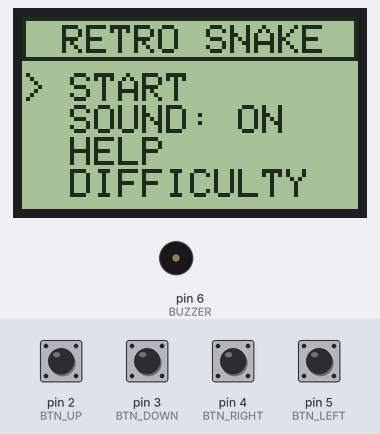
This sketch was run on a simulated Arduino Uno, built with avr-gcc and run on an emulated ATmega328P. On the bench: 84×48 one-colour display, buzzer (waves = sounding). Inputs (shaded band) come from the test bench; at power-on: pin 2 (BTN_UP), pin 3 (BTN_DOWN), pin 4 (BTN_RIGHT), pin 5 (BTN_LEFT) HIGH. Random numbers use the default seed unless the sketch sets one; EEPROM starts erased.

Above: at 4.3 s.
4.4 s: pin 4 (BTN_RIGHT) pulled LOW for 0.15 s
At 6.08 s:
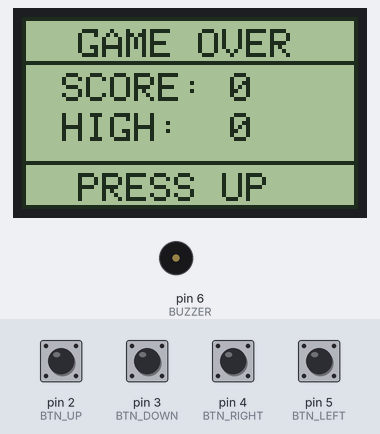
6.2 s: pin 2 (BTN_UP) pulled LOW for 1 s
At 8.3 s:
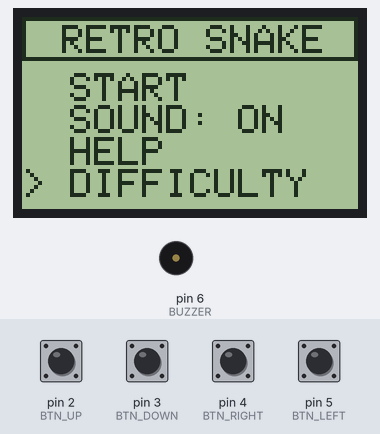
8.7 s: pin 4 (BTN_RIGHT) pulled LOW for 1 s
At 10.7 s:
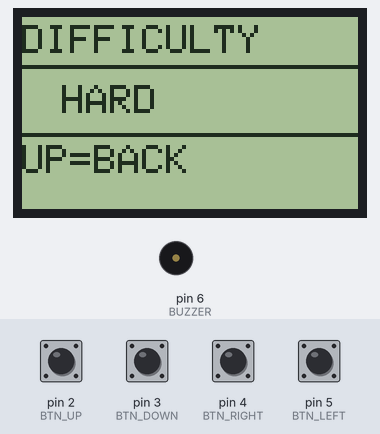
11.2 s: pin 2 (BTN_UP) pulled LOW for 0.15 s
At 11.6 s:
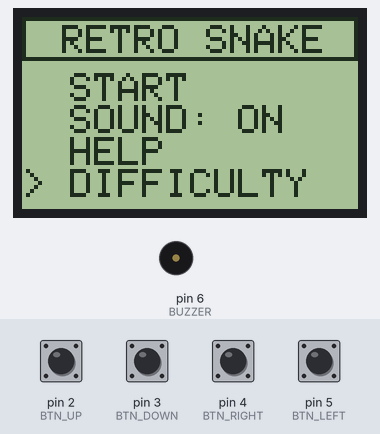
Timing chart, 0 to 13.8 s (numbered marks = the images above; inputs shaded):
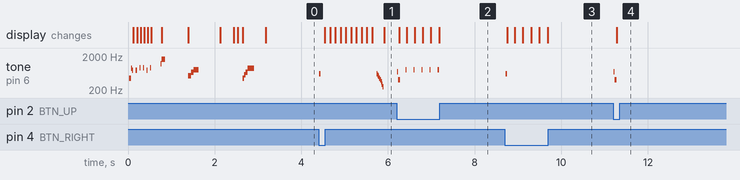

Measured:
- after the input at 4.4 s, tone on pin 6 (BUZZER): plays 600 Hz for 0.04 s, 600 Hz for 0.02 s, 550 Hz for 0.02 s, 500 Hz for 0.02 s, 450 Hz for 0.02 s, 400 Hz for 0.02 s … (9 notes in this stretch), starting at once; the display: first changes after 0.14 s (image 1 shows a later state)
- after the input at 6.2 s, tone on pin 6 (BUZZER): plays 700 Hz for 0.03 s, 400 Hz for 0.04 s, 800 Hz for 0.03 s, 800 Hz for 0.03 s, 800 Hz for 0.03 s, 800 Hz for 0.03 s … (7 notes in this stretch), starting at once; the display: first changes after 0.06 s (image 2 shows a later state)
- after the input at 8.7 s, tone on pin 6 (BUZZER): silent → 600 Hz at once, → silent 0.04 s later; the display: first changes after 0.05 s (image 3 shows a later state)
- after the input at 11.2 s, tone on pin 6 (BUZZER): silent → 700 Hz at once, → 400 Hz 0.03 s later, → silent 0.04 s later; the display: changes after 0.07 s (image 4)

The sketch:

snakegamelighterversion.ino
```cpp
// ================= LIBRARIES =================
#include <SPI.h>
#include <Adafruit_GFX.h>
#include <Adafruit_PCD8544.h>
#include <EEPROM.h>

// ================= DISPLAY =================
Adafruit_PCD8544 display = Adafruit_PCD8544(11, 10, 9, 8, 7);
const int SCREEN_W = 84;
const int SCREEN_H = 48;
const int CELL = 4;

// ================= BUTTONS & HARDWARE =================
#define BTN_UP 2
#define BTN_DOWN 3
#define BTN_RIGHT 4
#define BTN_LEFT 5
#define BUZZER 6

// ================= STATES =================
enum State {MENU, GAME, HELP, DIFFICULTY, GAME_OVER}; // ✅ PAUSE removed
State state = MENU;

// ================= TIMING & DEBOUNCE =================
unsigned long lastButtonPress = 0;
const unsigned long DEBOUNCE_MS = 180;
unsigned long lastActivity = 0;
unsigned long lastMove = 0;

// ================= SCORE & EEPROM =================
int score = 0;
int highScore = 0;
const int EEPROM_HIGH_SCORE_ADDR = 0;

// ================= MENU & SETTINGS =================
int menuIndex = 0;
bool soundOn = true;
int difficulty = 1; // 0=Easy, 1=Medium, 2=Hard

// ================= SNAKE =================
#define MAX_SNAKE 30
struct Point { int x, y; };
Point snake[MAX_SNAKE];
int length;
int dx, dy;
Point food;
int speedDelay = 120;

// ================= FUNCTION PROTOTYPES =================
void drawSnake(bool retro = true);
void handleMenuInput();
void handleGameInput();
void resetGame();
void updateDifficulty();
void spawnFood();
void drawBorder();
bool isButtonPressed(int pin);
bool isAnyButtonPressed();

// ================= 8-BIT SFX PACK =================
void sfxBootStart()
  { if(soundOn)
    { tone(BUZZER,440,80);
     delay(40);
     tone(BUZZER,880,100);
    }
  }
void sfxLoadTick()
  { if(soundOn)
    { tone(BUZZER, 600 + (random(3)*150), 25); }
  }
void sfxReady()
  { if(soundOn)
    { tone(BUZZER,1200,50);
      delay(30);
      tone(BUZZER,1600,80);
    }
  }
void sfxBrand()
  { if(soundOn)
    { tone(BUZZER,523,90);
      delay(60);
      tone(BUZZER,659,90);
      delay(60);
      tone(BUZZER,784,120);
    }
  }
void sfxTitle()
  { if(soundOn)
    { tone(BUZZER,440,70);
      delay(40);
      tone(BUZZER,554,70);
      delay(40);
      tone(BUZZER,659,70);
      delay(40);
      tone(BUZZER,880,150);
    }
  }
void sfxMenuMove()
  { if(soundOn)
    { tone(BUZZER,800,25); }
  }
void sfxSelect()
  { if(soundOn)
    { tone(BUZZER,600,40); }
  }
void sfxEat()
  { if(soundOn)
    { tone(BUZZER,1000,40);
      delay(20);
      tone(BUZZER,1500,40);
    }
  }
void sfxWall()
  { if(soundOn)
    { tone(BUZZER,150,100); }
  }
void sfxGameOver()
  { if(soundOn)
    { for(int f=600; f>200; f-=50)
      { tone(BUZZER,f,40);
        delay(20);
      }
      noTone(BUZZER);
    }
  }
void sfxHighScore()
  { if(soundOn)
    { tone(BUZZER,1500,100);
      delay(50);
      tone(BUZZER,2000,150);
    }
  }
void sfxBack(){
  // 🔊 Descending "go back" blip (distinct from menu move/select)
  if(soundOn){
    tone(BUZZER, 700, 30);   // Start mid-tone
    delay(30);               // Brief pause for note separation
    tone(BUZZER, 400, 40);   // Drop to lower tone = "back" feel
  }
}

// ================= SETUP =================
void setup() {
  display.begin();
  display.setContrast(58);
  EEPROM.get(EEPROM_HIGH_SCORE_ADDR, highScore);
   // Validate: must be 0-999 (reasonable game range)
  if(highScore < 0 || highScore > 999) {
    highScore = 0; // Reset garbage to 0
   // Optional: Pre-write 0 to EEPROM to prevent future garbage reads
    EEPROM.put(EEPROM_HIGH_SCORE_ADDR, highScore);
  }

  pinMode(BTN_UP, INPUT_PULLUP);
  pinMode(BTN_DOWN, INPUT_PULLUP);
  pinMode(BTN_LEFT, INPUT_PULLUP);
  pinMode(BTN_RIGHT, INPUT_PULLUP);
  pinMode(BUZZER, OUTPUT);

  introBoot();
  revealDecor();
  revealRetroSnake();
}

// ================= MAIN LOOP =================
void loop() {

  // 🎮 STATE HANDLER (Clean & Non-Blocking)
  switch(state) {
    case MENU:        drawMenu(); handleMenuInput(); break;
    case GAME:        gameLoop(); break;
    case HELP:        drawHelp(); break;
    case DIFFICULTY:  drawDifficulty(); break;
    case GAME_OVER:   drawGameOver(); break;
  }
}

// ================= NON-BLOCKING INPUT =================
bool isButtonPressed(int pin) {
  if (digitalRead(pin) == LOW) {
    unsigned long now = millis();
    if (now - lastButtonPress >= DEBOUNCE_MS) {
      lastButtonPress = now;
      return true;
    }
  }
  return false;
}

bool isAnyButtonPressed() {
  if (digitalRead(BTN_UP)==LOW || digitalRead(BTN_DOWN)==LOW ||
      digitalRead(BTN_LEFT)==LOW || digitalRead(BTN_RIGHT)==LOW) {
    unsigned long now = millis();
    if (now - lastButtonPress >= DEBOUNCE_MS) {
      lastButtonPress = now;
      return true;
    }
  }
  return false;
}

// ================= MENU HANDLER =================
void handleMenuInput() {
  if(isButtonPressed(BTN_DOWN))
   { menuIndex = (menuIndex + 1) % 4;
     sfxMenuMove();
   }
  if(isButtonPressed(BTN_UP))
   { menuIndex = (menuIndex - 1 + 4) % 4;
     sfxMenuMove();
   }
  if(isButtonPressed(BTN_RIGHT)) {
    sfxSelect();
    if(menuIndex == 0)
     { resetGame(); state = GAME; }
    else if(menuIndex == 1)
     { soundOn = !soundOn; }
    else if(menuIndex == 2)
     { state = HELP; }
    else if(menuIndex == 3)
     { state = DIFFICULTY; }
  }
}

// ================= GAME INPUT (SIMPLIFIED - NO PAUSE) =================
void handleGameInput() {
  unsigned long now = millis();

  // 🎮 Directional controls (debounced)
  if(isButtonPressed(BTN_UP) && dy == 0) {
    dx = 0; dy = -4;
    lastActivity = now;
  }
  if(isButtonPressed(BTN_DOWN) && dy == 0) {
    dx = 0; dy = 4;
    lastActivity = now;
  }
  if(isButtonPressed(BTN_RIGHT) && dx == 0) {
    dx = 4; dy = 0;
    lastActivity = now;
  }
  if(isButtonPressed(BTN_LEFT) && dx == 0) {
    dx = -4; dy = 0;
    lastActivity = now;
  }
}

// ================= GAME LOOP =================
void gameLoop() {
  handleGameInput();
  if(millis() - lastMove > speedDelay) {
    lastMove = millis();
    updateSnake();
    if(checkCollision()) {
      sfxWall();
      sfxGameOver(); // 🔊 Game over melody
      if(score > highScore) {
        highScore = score;
        EEPROM.put(EEPROM_HIGH_SCORE_ADDR, highScore);
      }
      state = GAME_OVER; return;
    }
    checkFood();
    drawGame();
  }
}

// ================= HELPERS =================
void updateDifficulty() {
  if(difficulty == 0) speedDelay = 180;
  else if(difficulty == 1) speedDelay = 120;
  else if(difficulty == 2) speedDelay = 70;
  else speedDelay = 40;
}

void spawnFood() {
  food.x = (random(SCREEN_W/4)) * 4;
  food.y = (random(SCREEN_H/4)) * 4;
}

bool checkCollision() {
  if(snake[0].x < 0 || snake[0].x >= SCREEN_W || snake[0].y < 0 || snake[0].y >= SCREEN_H) return true;
  for(int i = 1; i < length; i++) if(snake[0].x == snake[i].x && snake[0].y == snake[i].y) return true;
  return false;
}

// ================= CHECK FOOD =================
void checkFood(){
  if(snake[0].x == food.x && snake[0].y == food.y){
    if(length < MAX_SNAKE) length++;
    score++;

    // 👇 VISUAL FLASH at eaten food position (BEFORE spawning new food)
    display.fillRect(food.x-1, food.y-1, CELL+2, CELL+2, WHITE);
    display.display();
    delay(30); // Brief blocking pause - acceptable for retro "pop" feel
    display.fillRect(food.x-1, food.y-1, CELL+2, CELL+2, BLACK); // Clear flash

    // 👇 Spawn NEW food AFTER flash
    spawnFood();

    // 👇 Keep existing sound (already respects soundOn)
    sfxEat();
  }
}

void updateSnake() {
  for(int i = length-1; i > 0; i--) snake[i] = snake[i-1];
  snake[0].x += dx; snake[0].y += dy;
}

void resetGame() {
  score = 0; length = 3;
  snake[0] = {40, 24};
  snake[1] = {36, 24};
  snake[2] = {32, 24};
  dx = 4; dy = 0;
  updateDifficulty();
  spawnFood();
  lastMove = millis();
  lastActivity = millis();
}

// ================= DRAWING =================
void drawMenu() {
  display.clearDisplay();
  display.setTextSize(1);
  display.setCursor(10,2);
  display.drawRect(0,0,84,11,BLACK);
  display.println(F("RETRO SNAKE"));
  display.setCursor(0,14);
  display.println(menuIndex==0 ? F("> START") : F("  START"));
  display.setCursor(0,22);
  display.print(menuIndex==1 ? F("> SOUND: ") : F("  SOUND: "));
  display.println(soundOn ? F("ON") : F("OFF"));
  display.setCursor(0,30);
  display.println(menuIndex==2 ? F("> HELP") : F("  HELP"));
  display.setCursor(0,38);
  display.println(menuIndex==3 ? F("> DIFFICULTY") : F("  DIFFICULTY"));
  display.display();
}

void drawHelp() {
  display.clearDisplay();
  display.println(F("HELP"));
  display.setCursor(0,10);
  display.println(F("UP/DOWN = MENU"));
  display.setCursor(0,20);
  display.println(F("UP = BACK"));
  display.setCursor(0,30);
  display.println(F("RIGHT = SELECT"));
  display.setCursor(0,40);
  display.println(F("LEFT = MOVE")); // ✅ Updated: no pause mention
  display.display();
  if(isButtonPressed(BTN_UP)) {
   sfxBack();  // 🔊 Play back sound
   state = MENU;
  }
}

void drawDifficulty() {
  display.clearDisplay();
  display.setCursor(0,2);
  display.println(F("DIFFICULTY"));
  display.drawLine(0,12,84,12,BLACK);
  display.setCursor(10,17);
  if(difficulty==0)
   display.println(F("EASY"));
  else if(difficulty==1)
   display.println(F("MEDIUM"));
  else if(difficulty==2)
   display.println(F("HARD"));
  else display.println(F("EXTREME"));
  display.drawLine(0,29,84,29,BLACK);
  display.setCursor(0,32);
  display.println(F("UP=BACK"));
  display.display();

  if(isButtonPressed(BTN_LEFT))  difficulty = (difficulty==0)?3:difficulty-1;
  if(isButtonPressed(BTN_RIGHT)) difficulty = (difficulty==3)?0:difficulty+1;
    // 👇 Back navigation with SFX
  if(isButtonPressed(BTN_UP)){
    sfxBack();  // 🔊 Play back sound
    state = MENU;
  }
}

void drawGameOver() {
  display.clearDisplay();
  drawBorder();
  display.setTextSize(1);
  display.setCursor(14, 3);
  display.println(F("GAME OVER"));
  display.drawLine(0, 11, 83, 11, BLACK);
  display.setCursor(10, 14);
  display.print(F("SCORE: "));
  display.println(score);
  display.setCursor(10, 24);
  display.print(F("HIGH:  "));
  display.println(highScore);
  display.drawLine(0, 36, 83, 36, BLACK);
  display.setCursor(14, 39);
  display.println(F("PRESS UP"));
  display.display();
  // 👇 Return to menu with SFX
  if(isButtonPressed(BTN_UP)){
    sfxBack();  // 🔊 Play back sound (returning to menu)
    state = MENU;
  }
}

void drawBorder()
 { display.drawRect(0, 0, SCREEN_W, SCREEN_H, BLACK); }

void drawGame() {
  display.clearDisplay();
  drawBorder();
  display.fillRect(food.x, food.y, CELL, CELL, BLACK);
  drawSnake(true);
  display.display();
}

void drawSnake(bool retro) {
  if (length < 1) return;
  for (int i = 1; i < length - 1; i++) {
    if (retro) {
      display.drawRect(snake[i].x, snake[i].y, CELL, CELL, BLACK);
     }
    else {
      display.fillRect(snake[i].x, snake[i].y, CELL, CELL, BLACK);
     }
  }
  int hx = snake[0].x, hy = snake[0].y;
  if (retro) {
    display.fillRect(hx, hy, CELL, CELL, BLACK);
    if (dx == 4)
     { display.drawPixel(hx+4, hy+1, BLACK);
       display.drawPixel(hx+4, hy+2, BLACK);
       display.drawPixel(hx+2, hy+1, WHITE); }
    else if (dx == -4)
     { display.drawPixel(hx-1, hy+1, BLACK);
       display.drawPixel(hx-1, hy+2, BLACK);
       display.drawPixel(hx+1, hy+1, WHITE); }
    else if (dy == -4)
     { display.drawPixel(hx+1, hy-1, BLACK);
       display.drawPixel(hx+2, hy-1, BLACK);
       display.drawPixel(hx+1, hy+1, WHITE); }
    else if (dy == 4)
     { display.drawPixel(hx+1, hy+4, BLACK);
       display.drawPixel(hx+2, hy+4, BLACK);
       display.drawPixel(hx+1, hy+2, WHITE); }
  }
  if (length >= 2 && retro) {
    int t = length - 1, tx = snake[t].x, ty = snake[t].y, px = snake[t-1].x, py = snake[t-1].y;
    if (px > tx)
     { display.fillRect(tx+1, ty+1, 3, 2, BLACK);
       display.drawPixel(tx, ty+2, BLACK); }
    else if (px < tx)
     { display.fillRect(tx, ty+1, 3, 2, BLACK);
       display.drawPixel(tx+3, ty+2, BLACK); }
    else if (py > ty)
     { display.fillRect(tx+1, ty+1, 2, 3, BLACK);
       display.drawPixel(tx+2, ty, BLACK); }
    else if (py < ty)
     { display.fillRect(tx+1, ty, 2, 3, BLACK);
       display.drawPixel(tx+2, ty+3, BLACK); }
  } else if (length >= 2) {
    display.fillRect(snake[length-1].x, snake[length-1].y, CELL, CELL, BLACK);
  }
}


// ================= OPTIMIZED STARTUP ANIMATION =================
void introBoot() {
    // Frame 1: Loading + Progress Bar
    sfxBootStart();
    display.clearDisplay();
    drawBorder();
    display.setCursor(16, 8);
    display.println(F("LOADING"));       // F() saves ~7 bytes RAM
    display.drawRect(10, 28, 64, 8, BLACK);
    display.display();

    for (int i = 1; i <= 6; i++) {
        display.fillRect(12, 30, 56, 4, WHITE);          // Clear bar area
        display.fillRect(12, 30, i * 9, 4, BLACK);       // Draw progress
        display.display();
        sfxLoadTick(); // 🔊 Loading blip per segment
        delay(70); // Snappier than 120ms
    }
    delay(150);

    // Frame 2: READY?
    display.clearDisplay();
    drawBorder();
    display.setCursor(12, 20);
    display.setTextSize(2);
    display.println(F("READY?"));
    display.display();
    sfxReady();
    delay(600); // Reduced from 1000ms

    // Frame 3: TELUGU MAD THINKER
    display.clearDisplay();
    drawBorder();
    display.setTextSize(1);
    display.setCursor(14, 10);
    display.print(F("TELUGU MAD"));
    display.setCursor(20, 24);
    display.print(F("THINKER"));
    display.display();
    sfxBrand();  // 🔊 Cultural pride chime
    delay(600);
}

void revealDecor() {
    display.clearDisplay();
    drawBorder();
    for (int x = 0; x < SCREEN_W; x += 6) {
        display.drawLine(x, 0, x, SCREEN_H - 1, BLACK);
        display.display();
        delay(18); // Faster vertical reveal
    }
    delay(80);
}

void revealRetroSnake() {
    display.clearDisplay();
    drawBorder();
    for (int i = 8; i < 76; i += 8) {
        display.fillRect(i, 6, 4, 3, BLACK);
    }
    display.setTextColor(BLACK);
    display.setTextSize(1);
    display.setCursor(28, 14);
    display.println(F("RETRO"));
    display.setTextSize(2);
    display.setCursor(12, 26);
    display.println(F("SNAKE"));
    display.display();
    sfxTitle(); // 🔊 Arcade fanfare finale
    delay(400);
}
```
